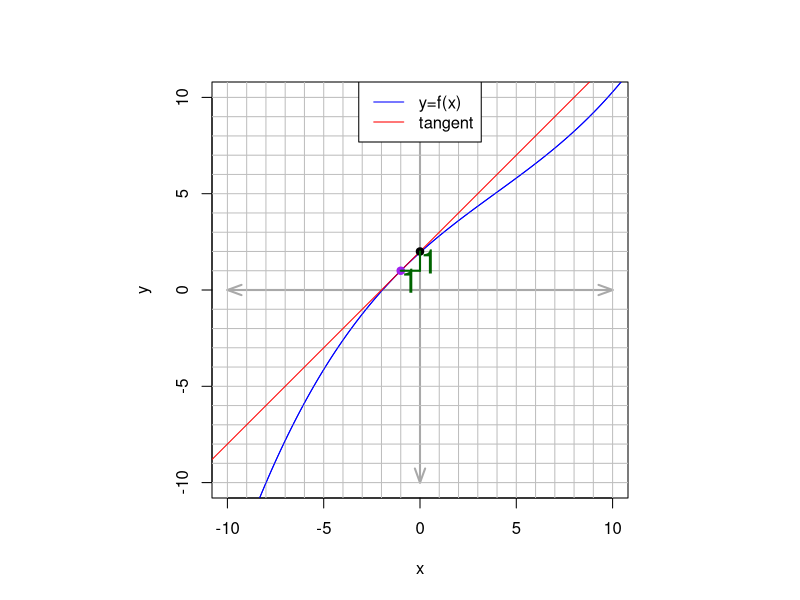

Write the R code that produced this figure.
## ---- chunk 1
fixer = function(exp){
  exp = gsub("+-","-",exp,fixed=T)
  exp = gsub("--","+",exp,fixed=T)
  exp = gsub("t^0","",exp,fixed=T)
  exp = gsub("t^1","x",exp,fixed=T)
  return(exp)
}

fracs = c(1,1/2,1/3,1/4,1/5,2/3,2/5,3/4,3/5,4/5,2,3,4,5,3/2,5/2,4/3,5/3,5/4)

nums = c(1,1,1,1,1,2,2,3,3,4,2,3,4,5,3,5,4,5,5)
dens = c(1,2,3,4,5,3,5,4,5,5,1,1,1,1,2,2,3,3,4)

nums = c(nums,-nums)
dens = c(dens,dens)
fracs = c(fracs,-fracs)

while(T){
  a = sample(-5:5,1)
  w = sample(1:length(nums),1)
  m = fracs[w]
  p = runif(1,-2,2)
  q = runif(1,-2,2)
  # f'(x) = m*(1+qx-qa)+p(x-a)^2 = mqx+(m-mqa)+px^2-2apx+pa^2 = 
  # f'(x) = px^2+(mq-2ap)x+(m-mqa+pa^2)
  # f(x) = p/3*x^3+(mq-2pa)/2*x^2+(m-m*q*a+p*a^2)x+D
  A = p/3
  B = (m*q-2*a*p)/2
  C = (m-m*q*a+p*a^2)
  D = -(A*a^3+B*a^2+C*a)+sample(1:3,1)*sample(c(-1,1),1)
  x = seq(-11,11,length.out=1000)
  y = A*x^3+B*x^2+C*x+D
  ya = A*a^3+B*a^2+C*a+D
  if(max(abs(y))<30 && a!=0){break}
}
## ---- chunk 2
par(pty="s")
plot(x,y,type="l",col="blue",lwd=1,xlim=c(-10,10),ylim=c(-10,10))
arrows(-10,0,10,0,length=0.15,angle=20,code=3,col="darkgrey",lwd=2)
arrows(0,-10,0,10,length=0.15,angle=20,code=3,col="darkgrey",lwd=2)
for(i in 1:10){
  abline(h=i,col="grey")
  abline(h=-i,col="grey")
  abline(v=i,col="grey")
  abline(v=-i,col="grey")
}
lines(x,y,col="blue",lwd=1)
lines(x,m*(x-a)+ya,col="red",lwd=1)
points(a,ya,col="purple",pch=19)
legend("top",legend=c("y=f(x)","tangent"),col=c("blue","red"),lwd=c(1,1))
points(a+dens[w],ya+nums[w],pch=19)
lines(c(a,a+dens[w]),c(ya,ya),col="darkgreen",lwd=2)
lines(c(a+dens[w],a+dens[w]),c(ya,ya+nums[w]),col="darkgreen",lwd=2)
text(a+dens[w]/2,ya-0.5*sign(nums[w]),dens[w],cex=2,col="darkgreen")
text(a+dens[w]+0.5,ya+0.5*nums[w],nums[w],cex=2,col="darkgreen")
